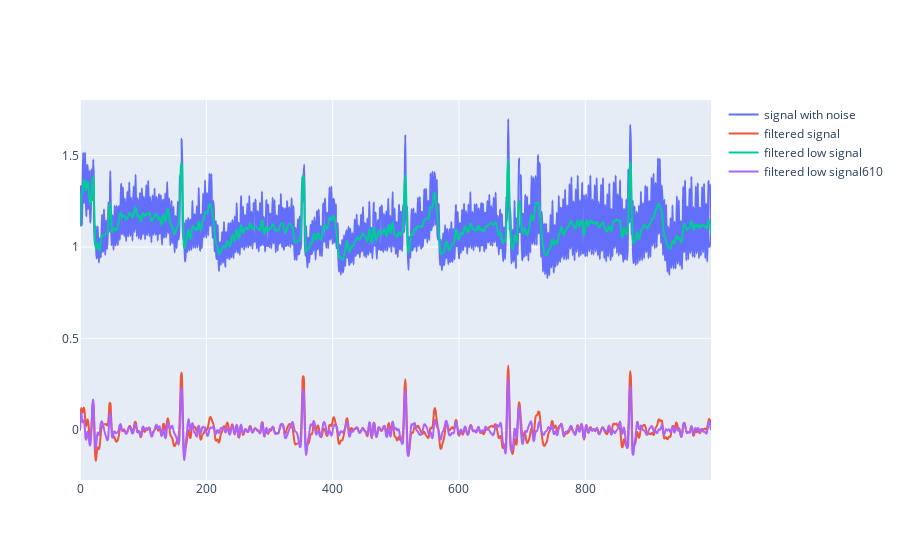

This figure's notebook cell:
### Code cell
# Filter requirements.
T = 5.0         # Sample Period
fs = 200.0       # sample rate, Hz
cutoff = [5, 40]      # desired cutoff frequency of the filter, Hz ,      slightly higher than actual 1.2 Hz
nyq = 0.5 * fs  # Nyquist Frequency
order = 6       
n = int(T * fs) # total number of samples
data = df['1_1_sit'].to_numpy()
data = data[4000:5000]
def butter_bandpass_filter(data, cutoff, fs, order):
    nyq = fs/2
    normal_cutoff = [f/nyq for f in cutoff]
    # Get the filter coefficients 
    b, a = butter(order, normal_cutoff, btype='bandpass', analog=False)
    y = filtfilt(b, a, data)
    return y

filttered = butter_bandpass_filter(data, cutoff, fs, order)

filt_low = butter_lowpass_filter(data, 40, fs, 6)
fig = go.Figure()
fig.add_trace(go.Scatter(
            y = data,
            line =  dict(shape =  'spline' ),
            name = 'signal with noise'
            ))
fig.add_trace(go.Scatter(
            y = filttered,
            line =  dict(shape =  'spline' ),
            name = 'filtered signal'
            ))
fig.add_trace(go.Scatter(
            y = filt_low,
            line =  dict(shape =  'spline' ),
            name = 'filtered low signal'
            ))
for cutoffi in [0.5]:
    for orderi in [6]:
        fig.add_trace(go.Scatter(
                y = butter_bandpass_filter(data, [cutoffi, 40], fs, orderi),
                line =  dict(shape =  'spline' ),
                name = 'filtered low signal' + str(orderi) + str(cutoffi)
                ))
fig.show()

### Figure 1 — Plotly figure (JSON) as saved in the notebook; plotly's stock layout.template omitted (floating-point values rounded to 4 significant figures; data arrays with more than 128 entries replaced by an {"elided": "..."} marker saying what was removed)
{"data": [{"line": {"shape": "spline"}, "name": "signal with noise", "type": "scatter", "y": {"elided": "1000 float values"}}, {"line": {"shape": "spline"}, "name": "filtered signal", "type": "scatter", "y": {"elided": "1000 float values"}}, {"line": {"shape": "spline"}, "name": "filtered low signal", "type": "scatter", "y": {"elided": "1000 float values"}}, {"line": {"shape": "spline"}, "name": "filtered low signal610", "type": "scatter", "y": {"elided": "1000 float values"}}], "layout": {}}
